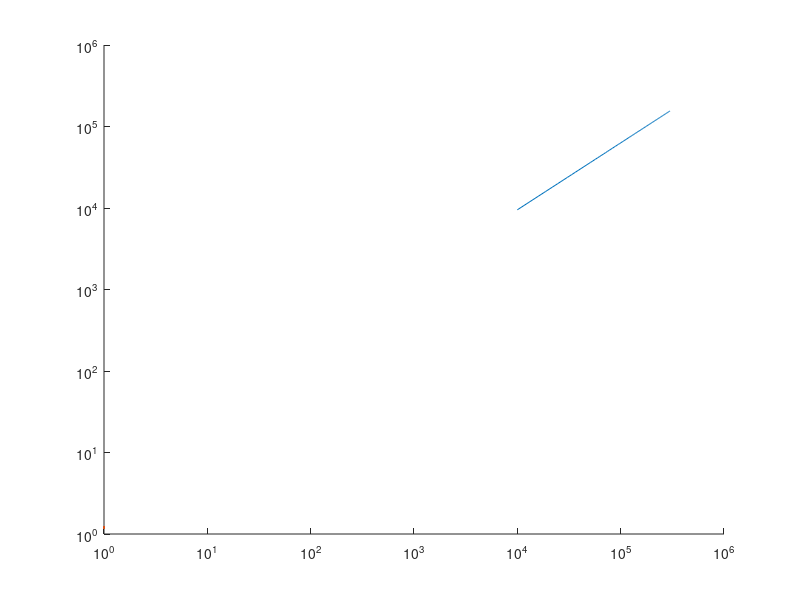

The MATLAB source for this figure: (Note: this script raises an error after producing the figure.)
%% Data Processing
clear; clc;
% MTOW and Empty weight from the datasheet
M1 = 170000;    E1 = 93500;
M2 = 41000;     E2 = 30000;
M3 = 141400;    E3 = 96000;
M4 = 220000;    E4 = 111800;
M5 = 174165;    E5 = 97700;

MTOW = [M1,M2,M3,M4,M5];
Empty = [E1,E2,E3,E4,E5];
Empty_ratio = Empty./MTOW;

% Creating the linear regression using least squares method
% log10(MTOW) = A + B*log10(Empty_ratio)
M = zeros(length(MTOW),2);
R = zeros(length(MTOW),1);

M(1:end,1)=1;
M(1:end,2)=log10(Empty);

R(1:end,1)=log10(MTOW);

A=((M'*M)\M')*R;

x = linspace(10^4,3*10^5,100);
% Regression equation to find the MTOW
% reg_TO = @(val)10.^(A(1)+A(2)*log10(val)); % takes in empty weight gives MTOW
reg_E = @(val)10.^((log10(val)-A(1))/A(2)); % takes in MTOW gives empty weight
y = reg_E(x);

figure(1)
scatter(MTOW,Empty,30,'filled')
set(gca,'xscale','log','yscale','log')
hold on 
loglog(x,y,linewidth=1.2)
xlabel('MTOW',FontSize=13)
ylabel('Empty Weight',FontSize=13)
grid on

%% Fixed point iteration method for finding the MTOW
pax=150;
crew=6;
pax_w=180;
cargo=60;
W_pax=pax*(pax_w+cargo);
W_crew=crew*(pax_w+cargo);
% Function takes in range(nmi), c, Velocity(mi/hr) and L/D in that order
fuel_ratio = ratio(3270,0.6,400,17); 
% W0 equation from the metabook
MTOW = @(empty_ratio) (W_pax+W_crew)/(1-fuel_ratio-empty_ratio); 

% Initial guess and convergence error bound
W0 = 190000;
eps = 1e-6;
del = 2*eps;
i=1;

while del>eps
    e_w = reg_E(W0);    % Empty weight from guess using regression
    er = e_w/W0;        % We/W0
    W0_new = MTOW(er);  
    del = abs(W0_new-W0)/abs(W0_new);
    W0 = W0_new;
    i=i+1;
    disp([num2str(i),'---',num2str(W0)])
end

function fr = ratio(range,c,velocity,L_D)
    % Ratios taken from Roksham's table for jet transport
    start_warmup = 0.990;
    Taxi = 0.990;
    Takeoff = 0.995;
    Climb = 0.980;
    Descent = 0.99;
    Landing = 0.992;
    
    Cruise = exp(-(range*c)/(velocity*L_D)); % From Berguet range formula
%     Reserve = exp(-(range2*c2)/(velocity2*L_D2));
    
    % Multiplied 1.06 to take into account the reserve mission and trapped
    % fuel
    fr = (1-(start_warmup*Taxi*Takeoff*Climb*Cruise*Descent*Landing))*1.06; 
end
